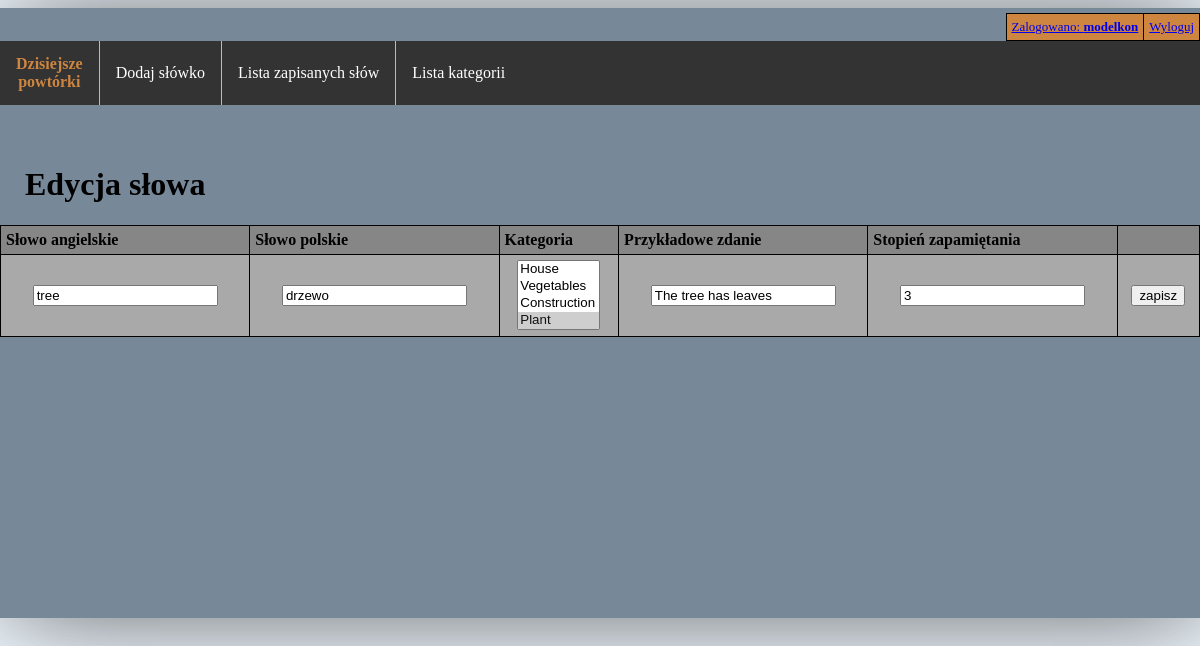
Page /words_app/word_update/1 (signed in) on the committed database.
### words_app/models.py (models this page shows, shortened)
class WordToLearn(models.Model):
    member = models.ForeignKey(User, on_delete=models.CASCADE)
    eng_word = models.ForeignKey(EngWord, on_delete=models.CASCADE)
    pol_word = models.ForeignKey(PolWord, on_delete=models.CASCADE)
    word_context = models.ForeignKey(WordContext, on_delete=models.SET_NULL, blank=True, null=True)
    memory_level = models.IntegerField(choices=[(i, i) for i in range(1, 10)])
    next_repeat = models.DateField(null=True, blank=True)
    category = models.ManyToManyField(WordCategory)

class EngWord(models.Model):
    word = models.CharField(max_length=100)

class PolWord(models.Model):
    word = models.CharField(max_length=100)

class WordCategory(models.Model):
    user = models.ForeignKey(User, on_delete=models.CASCADE)
    name = models.CharField(max_length=100)

class WordContext(models.Model):
    text = models.TextField()

### words_app/views.py (the view, shortened to what this page needs)
# urls.py: path('word_update/<int:id>', views.WordUpdateView.as_view(), name='word_update'),
class WordUpdateView(View):
    @method_decorator(login_required)
    def get(self, request, id):
        word_to_learn = WordToLearn.objects.get(pk=id)
        user = request.user
        categories = WordCategory.objects.filter(user=user)
        return render(request, 'words_app/word_update_form.html', {'word_to_learn': word_to_learn,
                                                                   'categories': categories})

### words_app/templates/words_app/word_update_form.html (shortened to what this page needs)
{% extends 'base/base.html' %}
{% block content %}
    <h1> Edycja słowa</h1>
    <table class="word-list">
    <tr>
        <th>Słowo angielskie</th>
        <th>Słowo polskie</th>
        <th>Kategoria</th>
        <th>Przykładowe zdanie</th>
        <th>Stopień zapamiętania</th>
        <th></th>
    </tr>
    <form method="post">
    <tr>
        <td><input type="text" name="eng_word" value="{{ word_to_learn.eng_word.word }}"></td>
        <td><input type="text" name="pol_word" value="{{ word_to_learn.pol_word.word }}"></td>
        <td>
                <select name="categories" multiple>
                    {% for category in categories %}
                        <option value="{{ category.id }}"
                            {% if category in word_to_learn.category.all %}
                                selected
                            {% endif %}
                        >
                            {{ category.name }}
                        </option>
                    {% endfor %}
                </select>
        </td>
        <td><input type="text" name="text" value="{{ word_to_learn.word_context.text }}"></td>
        <td><input type="number" name="memory_level" value="{{ word_to_learn.memory_level }}"></td>
        <td><input type="submit" value="zapisz"></td>
    </tr>
    </form>
    </table>
{% endblock %}

### base/templates/base/base.html (shortened to what this page needs)
<!DOCTYPE html>
<html lang="en">
<head>
</head>
<body>
<div class="container">
    <div class="user-header">
        <table class="user-header">
            {% if user.is_authenticated %}
                <tr>
                <td class="account-detail"><a href="{% url 'user_detail' %}">Zalogowano: <b>{{ user }}</b></a> </td>
                <td class="account-detail"><a href="{% url 'logout' %}">Wyloguj</a> </td>
                </tr>
            {% else %}
                <tr>
                <td class="login"><a href="{% url 'log_in' %}">Zaloguj</a> </td>
                <td class="register"><a href="{% url 'register' %}"> Zarejestruj</a></td>
                </tr>
            {% endif %}
        </table>
    </div>
    <ul class="nav">
        <li id="highlighted" class="nav"><a  href="{% url 'learning_dashboard' %}"> Dzisiejsze <br>powtórki </a></li>
        <li class="nav"><a href="{% url 'word_add' %}"> Dodaj słówko</a></li>
        <li class="nav"><a href="{% url 'word_list' %}">Lista zapisanych słów</a></li>
        <li class="nav"><a href="{% url 'category_list' %}">Lista kategorii</a></li>
    </ul>
    {% block content %}{% endblock %}
</div>
</body>
</html>

### base/templates/base/style.html (style rules this page uses)
body { display: flex; justify-content: center; background-color: aliceblue; }
div.container { display: flex; flex-direction: column; background-color: lightslategray; min-height: 600px; padding: 5px; box-shadow: 5px 3px 100px -7px rgba(52, 52, 52, 0.8); min-width: 1200px; }
div.user-header { align-self: flex-end; font-size: small; background-color: peru; }
table.user-header { align-self: flex-end; font-size: small; background-color: peru; }
table, th, td { border: 1px solid black; border-collapse: collapse; }
th, td { padding: 5px; text-align: left; }
table { background-color: darkgrey; }
th { background-color: #868686; }
table.word-list td { text-align: center; }
td.login, td.register, td.account-detail, th.change_passw { padding-left: 5px; padding-right: 5px; text-align: center; }
ul.nav { display: flex; list-style-type: none; margin: 0; padding: 0; overflow: hidden; background-color: #333; }
li.nav { display: flex; float: left; border-right: 1px solid #bbb; align-items: center; }
li:last-child { border-right: none; }
li.nav a { display: flex; align-items: center; color: white; text-align: center; padding: 14px 16px; text-decoration: none; min-height: 35px; }
h1 { padding-left: 25px; }
li.nav#highlighted a { font-weight: bold; color: peru; }

### rows in the picture
WordToLearn: eng_word "tree", pol_word "drzewo", categories "House / Vegetables / Construction / Plant ☑", text "The tree has leaves", memory_level "3"

### other values in the picture
{{ user }} "modelkon"
